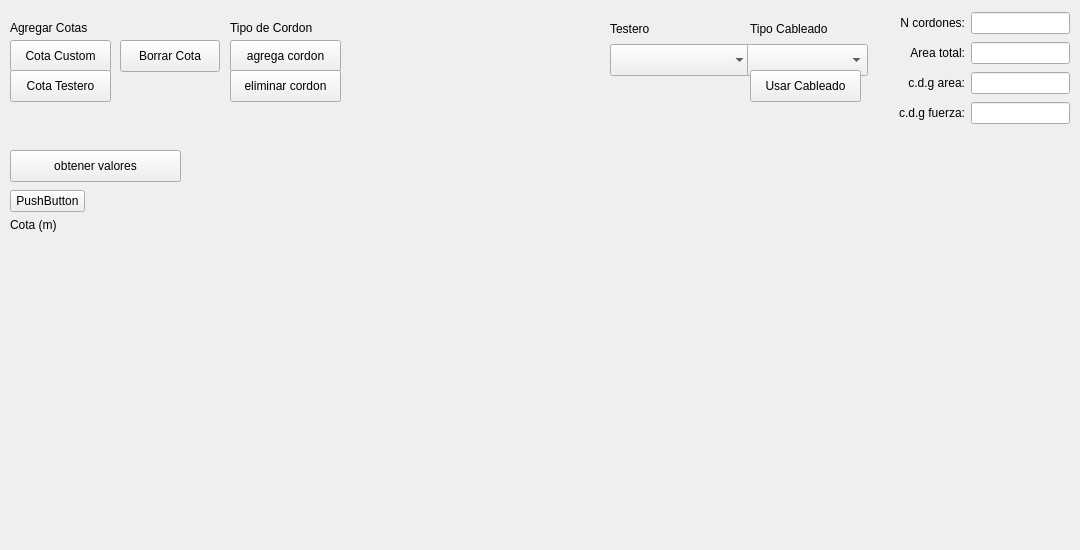
   <widget class="QWidget" name="tab_2">
    <attribute name="title">
     <string>Arm. Activa</string>
    </attribute>
    <widget class="QWidget" name="gridLayoutWidget_2">
     <property name="geometry">
      <rect>
       <x>10</x>
       <y>190</y>
       <width>1061</width>
       <height>351</height>
      </rect>
     </property>
     <layout class="QGridLayout" name="gridLayout">
      <property name="horizontalSpacing">
       <number>-1</number>
      </property>
      <item row="1" column="0">
       <layout class="QVBoxLayout" name="verticalLayout">
        <property name="spacing">
         <number>0</number>
        </property>
        <item>
         <widget class="QLabel" name="tab2_label_cota">
          <property name="maximumSize">
           <size>
            <width>100</width>
            <height>16777215</height>
           </size>
          </property>
          <property name="text">
           <string>Cota (m)</string>
          </property>
         </widget>
        </item>
        <item>
         <spacer name="verticalSpacer_2">
          <property name="orientation">
           <enum>Qt::Orientation::Vertical</enum>
          </property>
          <property name="sizeHint" stdset="0">
           <size>
            <width>20</width>
            <height>40</height>
           </size>
          </property>
         </spacer>
        </item>
       </layout>
      </item>
      <item row="0" column="0">
       <widget class="QPushButton" name="tab2_relleno_layout_armaduras">
        <property name="enabled">
         <bool>true</bool>
        </property>
        <property name="maximumSize">
         <size>
          <width>75</width>
          <height>16777215</height>
         </size>
        </property>
        <property name="text">
         <string>PushButton</string>
        </property>
       </widget>
      </item>
      <item row="1" column="1">
       <spacer name="horizontalSpacer">
        <property name="orientation">
         <enum>Qt::Orientation::Horizontal</enum>
        </property>
        <property name="sizeHint" stdset="0">
         <size>
          <width>40</width>
          <height>20</height>
         </size>
        </property>
       </spacer>
      </item>
     </layout>
    </widget>
    <widget class="QPushButton" name="tab2_btn_add_cota_custom">
     <property name="geometry">
      <rect>
       <x>10</x>
       <y>40</y>
       <width>101</width>
       <height>32</height>
      </rect>
     </property>
     <property name="text">
      <string>Cota Custom</string>
     </property>
    </widget>
    <widget class="QPushButton" name="tab2_btn_add_cord">
     <property name="geometry">
      <rect>
       <x>230</x>
       <y>40</y>
       <width>111</width>
       <height>32</height>
      </rect>
     </property>
     <property name="text">
      <string>agrega cordon</string>
     </property>
    </widget>
    <widget class="QPushButton" name="tab2_btn_del_cota">
     <property name="geometry">
      <rect>
       <x>120</x>
       <y>40</y>
       <width>100</width>
       <height>32</height>
      </rect>
     </property>
     <property name="text">
      <string>Borrar Cota</string>
     </property>
    </widget>
    <widget class="QPushButton" name="tab2_btn_del_cord">
     <property name="geometry">
      <rect>
       <x>230</x>
       <y>70</y>
       <width>111</width>
       <height>32</height>
      </rect>
     </property>
     <property name="text">
      <string>eliminar cordon</string>
     </property>
    </widget>
    <widget class="QWidget" name="gridLayoutWidget_3">
     <property name="geometry">
      <rect>
       <x>899</x>
       <y>10</y>
       <width>171</width>
       <height>116</height>
      </rect>
     </property>
     <layout class="QGridLayout" name="tab2_gridLayout_totales">
      <item row="0" column="0">
       <widget class="QLabel" name="tab2_label_cant_cord">
        <property name="text">
         <string>N cordones:</string>
        </property>
        <property name="alignment">
         <set>Qt::AlignmentFlag::AlignRight|Qt::AlignmentFlag::AlignTrailing|Qt::AlignmentFlag::AlignVCenter</set>
        </property>
       </widget>
      </item>
      <item row="2" column="0">
       <widget class="QLabel" name="tab2_label_cdg_area">
        <property name="text">
         <string>c.d.g area:</string>
        </property>
        <property name="alignment">
         <set>Qt::AlignmentFlag::AlignRight|Qt::AlignmentFlag::AlignTrailing|Qt::AlignmentFlag::AlignVCenter</set>
        </property>
       </widget>
      </item>
      <item row="1" column="0">
       <widget class="QLabel" name="tab2_label_area_total">
        <property name="text">
         <string>Area total:</string>
        </property>
        <property name="alignment">
         <set>Qt::AlignmentFlag::AlignRight|Qt::AlignmentFlag::AlignTrailing|Qt::AlignmentFlag::AlignVCenter</set>
        </property>
       </widget>
      </item>
      <item row="2" column="1">
       <widget class="QLineEdit" name="tab2_line_total_cdg_area"/>
      </item>
      <item row="1" column="1">
       <widget class="QLineEdit" name="tab2_line_total_area"/>
      </item>
      <item row="0" column="1">
       <widget class="QLineEdit" name="tab2_line_total_cordones"/>
      </item>
      <item row="3" column="0">
       <widget class="QLabel" name="tab2_label_cdg_fuerza">
        <property name="text">
         <string>c.d.g fuerza:</string>
        </property>
        <property name="alignment">
         <set>Qt::AlignmentFlag::AlignRight|Qt::AlignmentFlag::AlignTrailing|Qt::AlignmentFlag::AlignVCenter</set>
        </property>
       </widget>
      </item>
      <item row="3" column="1">
       <widget class="QLineEdit" name="tab2_line_total_cdg_fuerza"/>
      </item>
     </layout>
    </widget>
    <widget class="QPushButton" name="tab2_btn_valores">
     <property name="geometry">
      <rect>
       <x>10</x>
       <y>150</y>
       <width>171</width>
       <height>32</height>
      </rect>
     </property>
     <property name="text">
      <string>obtener valores</string>
     </property>
    </widget>
    <widget class="QLabel" name="tab2_label_cota_dinamica">
     <property name="geometry">
      <rect>
       <x>10</x>
       <y>20</y>
       <width>101</width>
       <height>16</height>
      </rect>
     </property>
     <property name="text">
      <string>Agregar Cotas</string>
     </property>
    </widget>
    <widget class="QPushButton" name="tab2_btn_add_cota_testero">
     <property name="geometry">
      <rect>
       <x>10</x>
       <y>70</y>
       <width>101</width>
       <height>32</height>
      </rect>
     </property>
     <property name="text">
      <string>Cota Testero</string>
     </property>
    </widget>
    <widget class="QLabel" name="tab2_label_cota_dinamica_2">
     <property name="geometry">
      <rect>
       <x>230</x>
       <y>20</y>
       <width>101</width>
       <height>16</height>
      </rect>
     </property>
     <property name="text">
      <string>Tipo de Cordon</string>
     </property>
    </widget>
    <widget class="QLabel" name="tab2_label_testero">
     <property name="geometry">
      <rect>
       <x>610</x>
       <y>20</y>
       <width>113</width>
       <height>18</height>
      </rect>
     </property>
     <property name="text">
      <string>Testero</string>
     </property>
    </widget>
    <widget class="QComboBox" name="tab2_combo_testero">
     <property name="geometry">
      <rect>
       <x>610</x>
       <y>44</y>
       <width>141</width>
       <height>32</height>
      </rect>
     </property>
    </widget>
    <widget class="QComboBox" name="tab2_combo_preset">
     <property name="geometry">
      <rect>
       <x>747</x>
       <y>44</y>
       <width>121</width>
       <height>32</height>
      </rect>
     </property>
    </widget>
    <widget class="QLabel" name="tab2_label_preset">
     <property name="geometry">
      <rect>
       <x>750</x>
       <y>20</y>
       <width>112</width>
       <height>18</height>
      </rect>
     </property>
     <property name="text">
      <string>Tipo Cableado</string>
     </property>
    </widget>
    <widget class="QPushButton" name="tab2_btn_aplicar_preset">
     <property name="geometry">
      <rect>
       <x>750</x>
       <y>70</y>
       <width>111</width>
       <height>32</height>
      </rect>
     </property>
     <property name="text">
      <string>Usar Cableado</string>
     </property>
    </widget>
   </widget>
